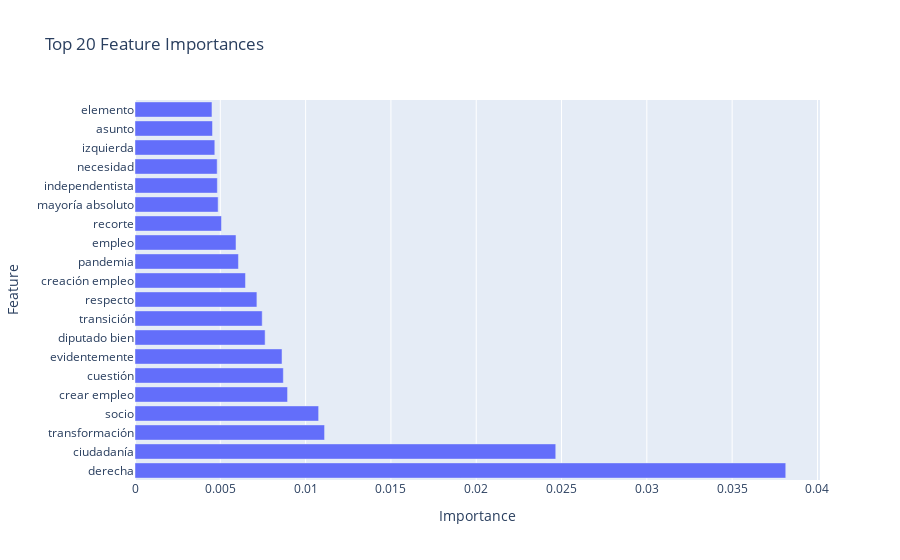

The code cell stored with this chart in its notebook:
### Code cell
# feature importance graph with plotly express
# Extract feature importances from the 'clf' step of the pipeline
importances = model_xgb.named_steps['clf'].feature_importances_
feature_names = model_xgb.named_steps['tfidf'].get_feature_names_out()
indices = np.argsort(importances)[::-1]


fig = px.bar(
    x=importances[indices][:20],
    y=[feature_names[i] for i in indices][:20],
    orientation='h',
    title='Top 20 Feature Importances',
    labels={'x': 'Importance', 'y': 'Feature'}
)
fig.show()

### Figure 1 — Plotly figure (JSON) as saved in the notebook; plotly's stock layout.template omitted (floating-point values rounded to 4 significant figures)
{"data": [{"alignmentgroup": "True", "hovertemplate": "Importance=%{x}<br>Feature=%{y}<extra></extra>", "legendgroup": "", "marker": {"color": "#636efa", "pattern": {"shape": ""}}, "name": "", "offsetgroup": "", "orientation": "h", "showlegend": false, "textposition": "auto", "type": "bar", "x": [0.03814, 0.02466, 0.01111, 0.01076, 0.008942, 0.008694, 0.008617, 0.007627, 0.007456, 0.007144, 0.006475, 0.006063, 0.00592, 0.00507, 0.004873, 0.004827, 0.004817, 0.004678, 0.004543, 0.004511], "xaxis": "x", "y": ["derecha", "ciudadanía", "transformación", "socio", "crear empleo", "cuestión", "evidentemente", "diputado bien", "transición", "respecto", "creación empleo", "pandemia", "empleo", "recorte", "mayoría absoluto", "independentista", "necesidad", "izquierda", "asunto", "elemento"], "yaxis": "y"}], "layout": {"barmode": "relative", "legend": {"tracegroupgap": 0}, "title": {"text": "Top 20 Feature Importances"}, "xaxis": {"anchor": "y", "domain": [0, 1], "title": {"text": "Importance"}}, "yaxis": {"anchor": "x", "domain": [0, 1], "title": {"text": "Feature"}}}}
